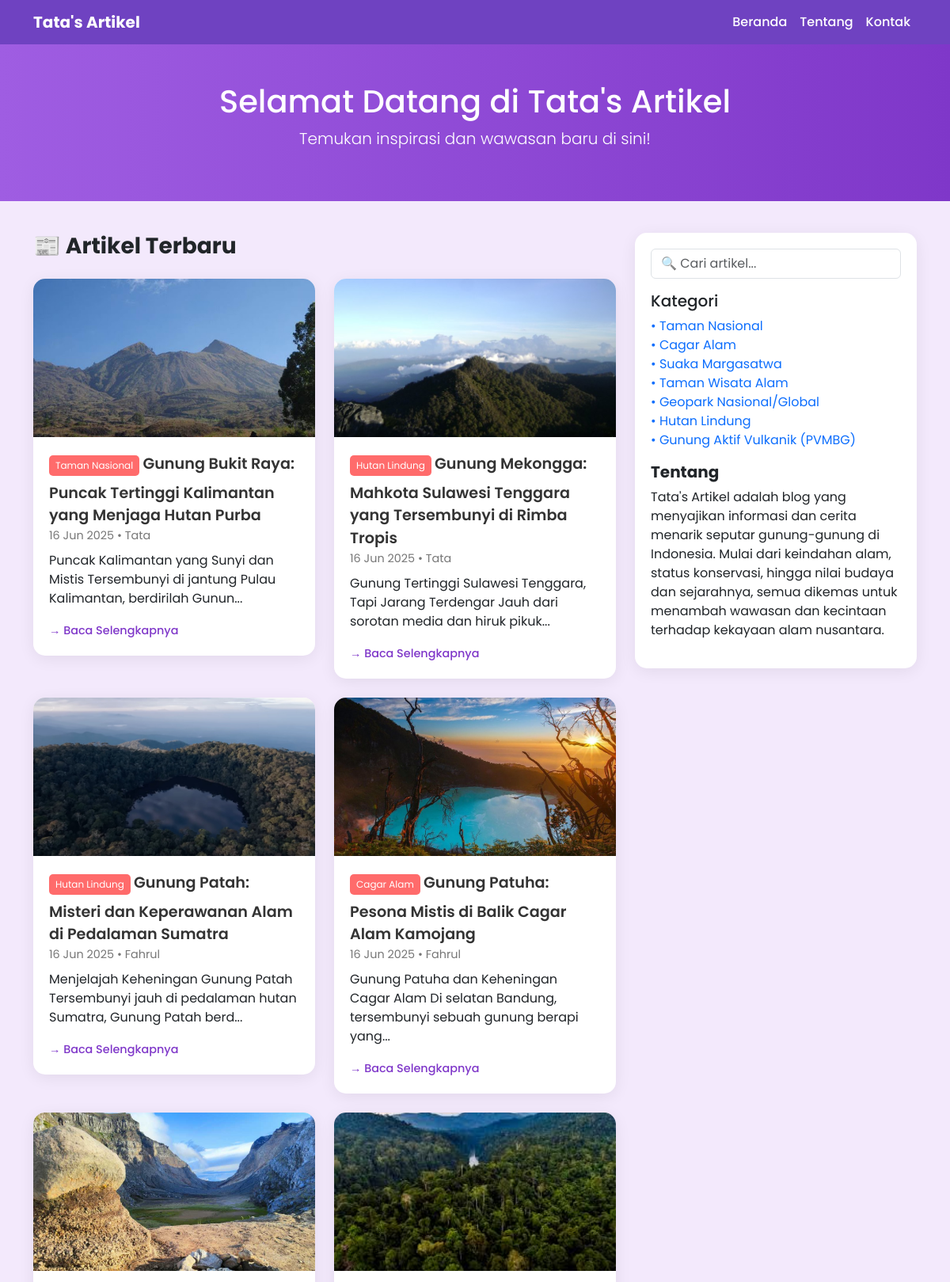
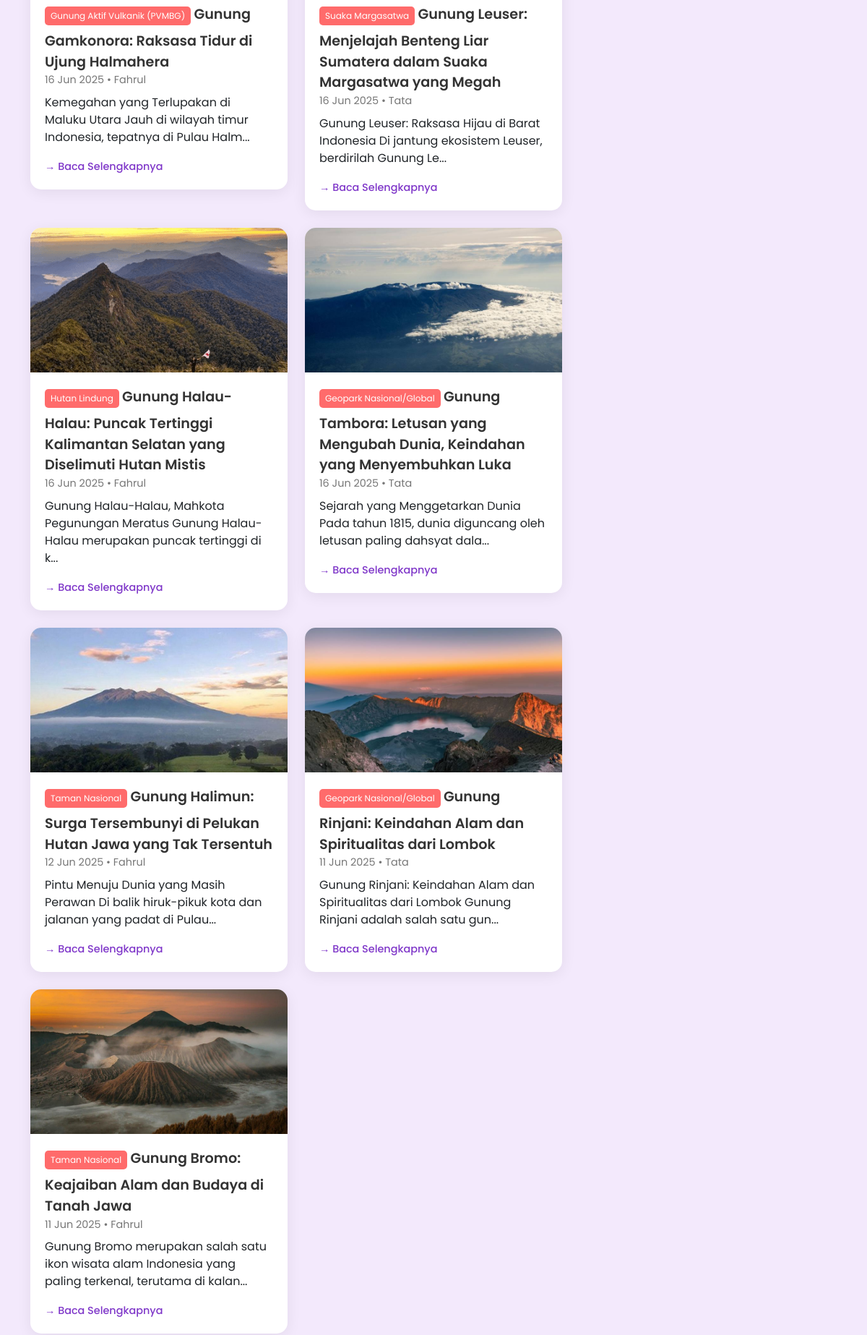
Screenshot of /blog.php (upper part) with the database file from the repository (2 pictures, top to bottom).
### tables this page shows
CREATE TABLE `article` (
  `id` int(11) NOT NULL,
  `date` varchar(20) NOT NULL,
  `title` varchar(255) NOT NULL,
  `content` text NOT NULL,
  `picture` varchar(255) DEFAULT NULL
);

CREATE TABLE `category` (
  `id` int(11) NOT NULL,
  `name` varchar(100) NOT NULL,
  `description` text DEFAULT NULL
);

CREATE TABLE `author` (
  `id` int(11) NOT NULL,
  `nickname` varchar(100) NOT NULL,
  `email` varchar(150) NOT NULL,
  `password` varchar(8) NOT NULL
);

### blog.php (the view, shortened to what this page needs)
<?php
$conn = new mysqli("localhost", "root", "", "db_artikel");
$search = isset($_GET['search']) ? $conn->real_escape_string($_GET['search']) : '';
$where = "";
$sql = "
    SELECT a.id, a.title, a.date, a.content, a.picture,
           c.name AS category_name,
           au.nickname AS author_name
    FROM article a
    LEFT JOIN article_category ac ON a.id = ac.article_id
    LEFT JOIN category c ON ac.category_id = c.id
    LEFT JOIN article_author aa ON a.id = aa.article_id
    LEFT JOIN author au ON aa.author_id = au.id
    WHERE 1=1 $where
    ORDER BY a.date DESC";
$result = $conn->query($sql);
?>
<!DOCTYPE html>
<html lang="id">
<head>
  <link href="https://cdn.jsdelivr.net/npm/bootstrap@5.3.2/dist/css/bootstrap.min.css" rel="stylesheet">
</head>
<body>
<nav class="navbar navbar-expand-lg">
  <div class="container">
    <a class="navbar-brand" href="blog.php">Tata's Artikel</a>
    <div class="collapse navbar-collapse" id="navbarNav">
      <ul class="navbar-nav ms-auto">
        <li class="nav-item"><a class="nav-link" href="blog.php">Beranda</a></li>
        <li class="nav-item"><a class="nav-link" href="#tentang">Tentang</a></li>
        <li class="nav-item"><a class="nav-link" href="#kontak">Kontak</a></li>
      </ul>
    </div>
  </div>
</nav>
<div class="blog-header">
  <h1>Selamat Datang di Tata's Artikel</h1>
  <p class="lead">Temukan inspirasi dan wawasan baru di sini!</p>
</div>
<div class="container mb-5">
  <div class="row g-4">
    <div class="col-lg-8">
      <h3 class="mb-4 fw-bold">📰 Artikel Terbaru</h3>
      <div class="row g-4">
        <?php while ($row = $result->fetch_assoc()): ?>
        <div class="col-md-6">
          <div class="blog-card">
            <a href="artikel-detail.php?id=<?= $row['id'] ?>">
              <?php if ($row['picture'] && file_exists("img/" . $row['picture'])): ?>
                <img src="img/<?= $row['picture'] ?>" alt="<?= htmlspecialchars($row['title']) ?>">
              <?php endif; ?>
            </a>
            <div class="blog-card-body">
              <span class="badge-category"><?= htmlspecialchars($row['category_name']) ?></span>
              <a href="artikel-detail.php?id=<?= $row['id'] ?>" class="blog-title">
                <?= htmlspecialchars($row['title']) ?>
              </a>
              <div class="blog-meta">
                <?= date('d M Y', strtotime($row['date'])) ?> • <?= htmlspecialchars($row['author_name']) ?>
              </div>
              <p><?= substr(strip_tags($row['content']), 0, 100) ?>...</p>
              <a href="artikel-detail.php?id=<?= $row['id'] ?>" class="read-more">→ Baca Selengkapnya</a>
            </div>
          </div>
        </div>
        <?php endwhile; ?>
      </div>
    </div>
    <div class="col-lg-4">
      <div class="sidebar-box mb-4">
        <form action="blog.php" method="get" class="mb-3">
          <input type="text" name="search" class="form-control" placeholder="🔍 Cari artikel..." value="<?= htmlspecialchars($search) ?>">
        </form>
        <h5>Kategori</h5>
          <ul class="list-unstyled">
            <?php
              $kategori = $conn->query("SELECT * FROM category");
              while ($k = $kategori->fetch_assoc()):
            ?>
            <li>
              <a href="kategori-detail.php?id=<?= $k['id'] ?>" class="text-decoration-none text-primary">•
              <?= htmlspecialchars($k['name']) ?>
              </a>
            </li>
            <?php endwhile; ?>
          </ul>
        <h5 class="fw-bold mb-2" id="tentang">Tentang</h5>
        <p>Tata's Artikel adalah blog yang menyajikan informasi dan cerita menarik seputar gunung-gunung di Indonesia.
          Mulai dari keindahan alam, status konservasi, hingga nilai budaya dan sejarahnya, semua dikemas untuk menambah wawasan
          dan kecintaan terhadap kekayaan alam nusantara.</p>
      </div>
    </div>
  </div>
</div>
</body>
</html>

### blog.php (style rules this page uses)
body { font-family: 'Poppins', sans-serif; background-color: #f3e9fc; }
.navbar { background-color: #6f42c1; }
.navbar-brand, .nav-link { color: white !important; font-weight: 500; }
.navbar-brand { font-weight: 700; }
.blog-header { background: linear-gradient(to right, #9f5de2, #7f37c9); color: white; padding: 3rem 0; text-align: center; margin-bottom: 40px; }
.blog-card { background: white; border-radius: 15px; overflow: hidden; box-shadow: 0 4px 20px rgba(0, 0, 0, 0.07); transition: all 0.3s ease-in-out; }
.blog-card img { width: 100%; height: 200px; object-fit: cover; }
.blog-card-body { padding: 20px; }
.blog-title { font-size: 1.2rem; font-weight: 600; margin-bottom: 0.5rem; color: #333; text-decoration: none; }
.blog-meta { font-size: 0.9rem; color: #777; margin-bottom: 0.5rem; }
.badge-category { background-color: #ff6b6b; color: white; font-size: 0.75rem; padding: 4px 8px; border-radius: 5px; display: inline-block; margin-bottom: 8px; }
.read-more { font-size: 0.9rem; text-decoration: none; color: #7f37c9; font-weight: 500; }
.sidebar-box { background: white; padding: 20px; border-radius: 15px; box-shadow: 0 4px 20px rgba(0, 0, 0, 0.07); }

### rows the page displays
article: picture (picture), category.name "Taman Nasional", title "Gunung Bukit Raya: Puncak Tertinggi Kalimantan yang Menjaga Hutan Purba", date "16 Jun 2025", author.nickname "Tata", content "Puncak Kalimantan yang Sunyi dan Mistis Tersembunyi di jantung Pulau Kalimantan, berdirilah Gunun"
article: picture (picture), category.name "Hutan Lindung", title "Gunung Mekongga: Mahkota Sulawesi Tenggara yang Tersembunyi di Rimba Tropis", date "16 Jun 2025", author.nickname "Tata", content "Gunung Tertinggi Sulawesi Tenggara, Tapi Jarang Terdengar Jauh dari sorotan media dan hiruk pikuk"
article: picture (picture), category.name "Hutan Lindung", title "Gunung Patah: Misteri dan Keperawanan Alam di Pedalaman Sumatra", date "16 Jun 2025", author.nickname "Fahrul", content "Menjelajah Keheningan Gunung Patah Tersembunyi jauh di pedalaman hutan Sumatra, Gunung Patah berd"
article: picture (picture), category.name "Cagar Alam", title "Gunung Patuha: Pesona Mistis di Balik Cagar Alam Kamojang", date "16 Jun 2025", author.nickname "Fahrul", content "Gunung Patuha dan Keheningan Cagar Alam Di selatan Bandung, tersembunyi sebuah gunung berapi yang"
article: picture (picture), category.name "Gunung Aktif Vulkanik (PVMBG)", title "Gunung Gamkonora: Raksasa Tidur di Ujung Halmahera", date "16 Jun 2025", author.nickname "Fahrul", content "Kemegahan yang Terlupakan di Maluku Utara Jauh di wilayah timur Indonesia, tepatnya di Pulau Halm"
article: picture (picture), category.name "Suaka Margasatwa", title "Gunung Leuser: Menjelajah Benteng Liar Sumatera dalam Suaka Margasatwa yang Megah", date "16 Jun 2025", author.nickname "Tata", content "Gunung Leuser: Raksasa Hijau di Barat Indonesia Di jantung ekosistem Leuser, berdirilah Gunung Le"
article: picture (picture), category.name "Hutan Lindung", title "Gunung Halau-Halau: Puncak Tertinggi Kalimantan Selatan yang Diselimuti Hutan Mistis", date "16 Jun 2025", author.nickname "Fahrul", content "Gunung Halau-Halau, Mahkota Pegunungan Meratus Gunung Halau-Halau merupakan puncak tertinggi di k"
article: picture (picture), category.name "Geopark Nasional/Global", title "Gunung Tambora: Letusan yang Mengubah Dunia, Keindahan yang Menyembuhkan Luka", date "16 Jun 2025", author.nickname "Tata", content "Sejarah yang Menggetarkan Dunia Pada tahun 1815, dunia diguncang oleh letusan paling dahsyat dala"
article: picture (picture), category.name "Taman Nasional", title "Gunung Halimun: Surga Tersembunyi di Pelukan Hutan Jawa yang Tak Tersentuh", date "12 Jun 2025", author.nickname "Fahrul", content "Pintu Menuju Dunia yang Masih Perawan Di balik hiruk-pikuk kota dan jalanan yang padat di Pulau"
article: picture (picture), category.name "Geopark Nasional/Global", title "Gunung Rinjani: Keindahan Alam dan Spiritualitas dari Lombok", date "11 Jun 2025", author.nickname "Tata", content "Gunung Rinjani: Keindahan Alam dan Spiritualitas dari Lombok Gunung Rinjani adalah salah satu gun"
article: picture (picture), category.name "Taman Nasional", title "Gunung Bromo: Keajaiban Alam dan Budaya di Tanah Jawa", date "11 Jun 2025", author.nickname "Fahrul", content "Gunung Bromo merupakan salah satu ikon wisata alam Indonesia yang paling terkenal, terutama di kalan"
category: name "Taman Nasional"
category: name "Cagar Alam"
category: name "Suaka Margasatwa"
category: name "Taman Wisata Alam"
category: name "Geopark Nasional/Global"
category: name "Hutan Lindung"
category: name "Gunung Aktif Vulkanik (PVMBG)"
